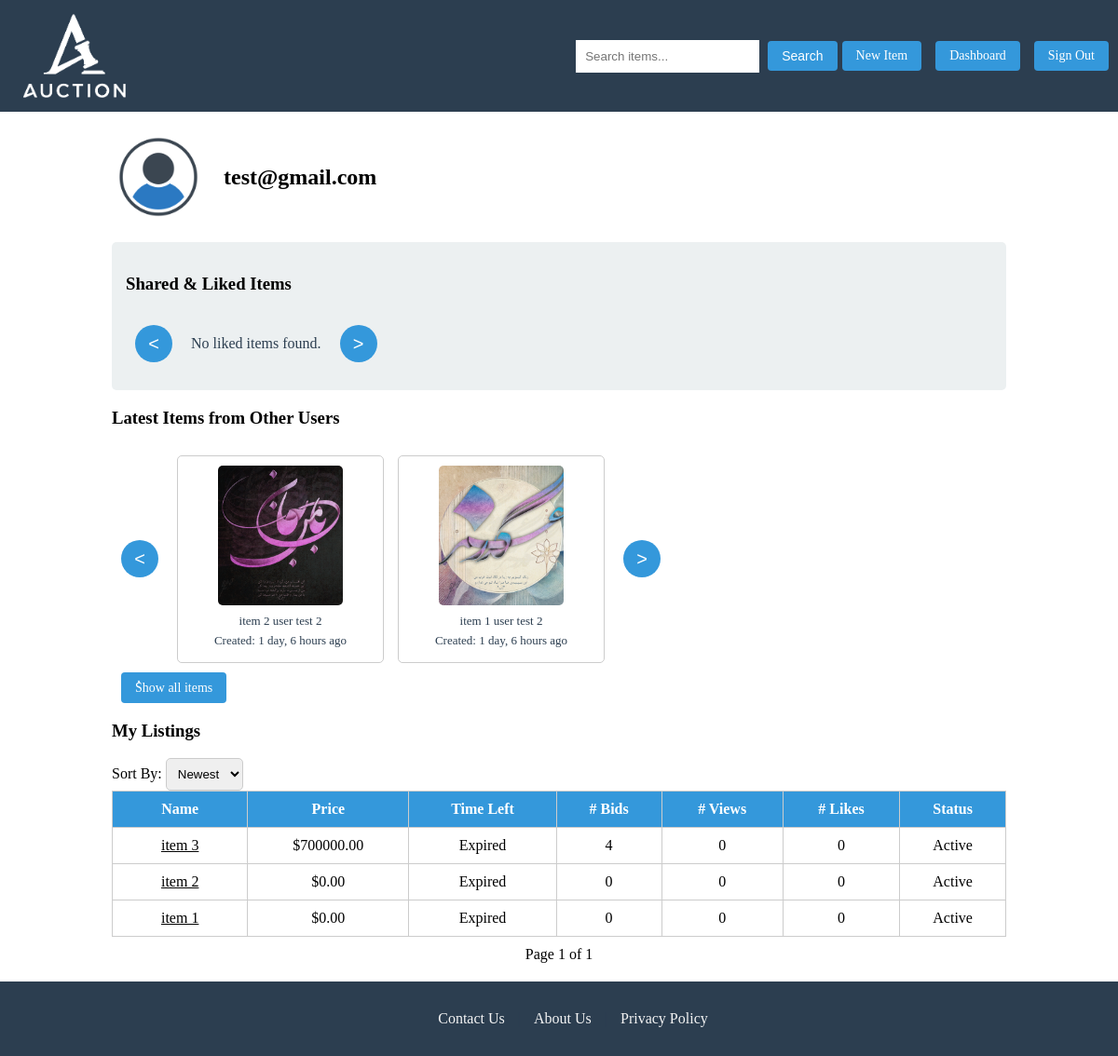
Screenshot of /dashboard (signed in) with the database file from the repository.
### auction/models.py (models this page shows, shortened)
class Item(models.Model):
    name = models.CharField(max_length=100)
    description = models.TextField()
    duration = models.CharField(max_length=50)
    price = models.DecimalField(max_digits=10, decimal_places=2, default=0)
    created_by = models.ForeignKey(User, on_delete=models.CASCADE, related_name='items')
    created_at = models.DateTimeField(auto_now_add=True)
    image = models.ImageField(upload_to='items/', blank=True, null=True)
    bid_count = models.IntegerField(default=0)
    views_count = models.IntegerField(default=0)
    likes_count = models.IntegerField(default=0)
    status = models.CharField(max_length=20, default='Active')
    def get_time_left(self):
        import re
        from datetime import timedelta
        from django.utils import timezone
        total_duration = timedelta()
        matches = re.findall(r'(\d+)\s*(day|d|hour|h|minute|min|m)', self.duration, re.IGNORECASE)
        for amount, unit in matches:
            amount = int(amount)
            unit = unit.lower()
            if unit in ['day', 'd']:
                total_duration += timedelta(days=amount)
            elif unit in ['hour', 'h']:
                total_duration += timedelta(hours=amount)
            elif unit in ['minute', 'min', 'm']:
                total_duration += timedelta(minutes=amount)
        end_time = self.created_at + total_duration
        now = timezone.now()
        time_left = end_time - now
        if time_left.total_seconds() <= 0:
            return "Expired"

### auction/views.py (the view)
# urls.py: path('dashboard',views.dashboard,name='dashboard'),
@login_required
def dashboard(request):
    sort_by = request.GET.get('sortby', 'created_at')
    if sort_by == 'likes':
        order_field = '-likes_count'
    elif sort_by == 'price':
        order_field = '-price'
    elif sort_by == 'views':
        order_field = '-views_count'
    elif sort_by == 'bids':
        order_field = '-bid_count'
    else:
        order_field = '-created_at'
    user_items_queryset = Item.objects.filter(created_by=request.user).order_by(order_field)
    page = request.GET.get('page', 1)
    paginator = Paginator(user_items_queryset, 10)
    try:
        items = paginator.page(page)
    except PageNotAnInteger:
        items = paginator.page(1)
    except EmptyPage:
        items = paginator.page(paginator.num_pages)
    other_items = Item.objects.exclude(created_by=request.user).order_by('-created_at')[:5]
    liked_items = Item.objects.filter(likes_count__gt=0).exclude(created_by=request.user).order_by('-likes_count')[:5]
    context = {
        'items': items,
        'other_items': other_items,
        'liked_items': liked_items,
    }
    return render(request, 'auction/dashboard.html', context)

### templates/auction/dashboard.html (shortened to what this page needs)
{% extends 'base.html' %}
{% load static %}
{% block content %}
<section class="profile-header">
    <img src="{% static 'images/person.png' %}" alt="User Image">
    <h2>{{ request.user.username }}</h2>
</section>
<section class="items-section">
    <h3>Shared & Liked Items</h3>
    <div class="scroll-wrapper">
        <button class="scroll-left" onclick="scrollLeft('shared-items')">&lt;</button>
        <div class="scroll-container" id="shared-items">
            {% for item in liked_items %}
                <div class="item-box">
                    <a href="{% url 'item' item.id %}">
                        <img src="{{ item.image.url }}" alt="{{ item.name }}">
                        <p><strong>{{ item.name }}</strong></p>
                        <p>Likes: {{ item.likes_count }}</p>
                    </a>
                </div>
            {% empty %}
                <p>No liked items found.</p>
            {% endfor %}
        </div>
        <button class="scroll-right" onclick="scrollRight('shared-items')">&gt;</button>
    </div>
</section>
<section class="latest-items-section">
    <h3>Latest Items from Other Users</h3>
    <div class="scroll-wrapper">
        <button class="scroll-left" onclick="scrollLeft('latest-items')">&lt;</button>
        <div class="scroll-container" id="latest-items">
            {% for item in other_items %}
                <div class="item-box">
                    <a href="{% url 'item' item.id %}">
                        <img src="{{ item.image.url }}" alt="{{ item.name }}">
                        <p>{{ item.name }}</p>
                        <p>Created: {{ item.created_at|timesince }} ago</p>
                    </a>
                </div>
            {% empty %}
                <p>No items available.</p>
            {% endfor %}
        </div>
        <button class="scroll-right" onclick="scrollRight('latest-items')">&gt;</button>
    </div>
    <div class="all-items-button">
        <a href="{% url 'item_list' %}" class="btn">ُShow all items</a>
    </div>
</section>
<section>
    <h3>My Listings</h3>
    <div class="sort-section">
        <form method="get">
            <label for="sortby">Sort By:</label>
            <select id="sortby" name="sortby" onchange="this.form.submit()">
                <option value="created_at" {% if request.GET.sortby == "created_at" or not request.GET.sortby %}selected{% endif %}>Newest</option>
            </select>
        </form>
    </div>
    <table>
        <thead>
            <tr>
                <th>Name</th>
                <th>Price</th>
                <th>Time Left</th>
                <th># Bids</th>
                <th># Views</th>
                <th># Likes</th>
                <th>Status</th>
            </tr>
        </thead>
        <tbody>
            {% for item in items %}
                <tr>
                    <td><a href="{% url 'item' item.id %}" style="color: black;text-decoration: underline;">{{ item.name }}</a></td>
                    <td>${{ item.price }}</td>
                    <td>{{ item.get_time_left }}</td>
                    <td>{{ item.bid_count }}</td>
                    <td>{{ item.views_count }}</td>
                    <td>{{ item.likes_count }}</td>
                    <td>{{ item.status }}</td>
                </tr>
            {% empty %}
                <tr>
                    <td colspan="7">No items found.</td>
                </tr>
            {% endfor %}
        </tbody>
    </table>
    <div class="pagination">
        <span>Page {{ items.number }} of {{ items.paginator.num_pages }}</span>
    </div>
</section>
{% endblock %}

### static/css/styles.css (style rules this page uses)
html, body { height: 100%; display: flex; flex-direction: column; margin: 0; padding: 0; overflow-x: hidden; }
.item-box { width: 200px; padding: 10px; background: #ecf0f1; border-radius: 5px; text-align: center; display: flex; justify-content: center; }
.item-box img { width:90%; height: 150px; object-fit: cover; border-radius: 5px; }
.item-box p { margin: 5px 0; }
.profile-header { display: flex; align-items: center; gap: 20px; }
.profile-header img { width: 100px; height: 100px; border-radius: 50%; }
.items-section { padding: 15px; background: #ecf0f1; border-radius: 5px; margin-top: 20px; }
.item-box { border: 1px solid #ccc; padding: 10px; border-radius: 5px; background: white; width: 200px; text-align: center; font-size: small; }
select { padding: 8px; border-radius: 5px; border: 1px solid #ccc; }
table { width: 100%; border-collapse: collapse; }
th, td { border: 1px solid #ccc; padding: 10px; text-align: center; }
th { background-color: #3498db; color: white; }
.pagination { text-align: center; margin-top: 10px; }
a { color: #f4f4f4; text-decoration: none; margin: 0 10px; }
.btn { display: inline-block; font-size: 14px; font-weight: 500; padding: 8px 15px; color: #fff; background-color: #3498db; border: none; border-radius: 4px; text-decoration: none; transition: background-color 0.3s ease, transform 0.3s ease; }
p { color:#2c3e50 }
.latest-items-section { display: flex; flex-direction: column; }
.all-items-button { float:right }
.scroll-wrapper { display: flex; align-items: center; position: relative; }
.scroll-container { display: flex; gap: 15px; overflow-x: auto; scroll-behavior: smooth; max-width: 80%; padding: 10px; white-space: nowrap; }
.scroll-left, .scroll-right { background: #3498db; color: white; border: none; padding: 10px; font-size: 20px; cursor: pointer; transition: background 0.3s ease; border-radius: 50%; width: 40px; height: 40px; display: flex; align-items: center; justify-content: center; margin: 10px; }

### rows the page displays
Item: image (picture), name "item 2 user test 2", created_at "1 day, 6 hours"
Item: image (picture), name "item 1 user test 2", created_at "1 day, 6 hours"
Item: name "item 3", price "700000.00", get_time_left "Expired", bid_count "4", views_count "0", likes_count "0", status "Active"
Item: name "item 2", price "0.00", get_time_left "Expired", bid_count "0", views_count "0", likes_count "0", status "Active"
Item: name "item 1", price "0.00", get_time_left "Expired", bid_count "0", views_count "0", likes_count "0", status "Active"

### other values shown
{{ request.user.username }} "test@gmail.com"
{{ items.number }} "1"
{{ items.paginator.num_pages }} "1"
